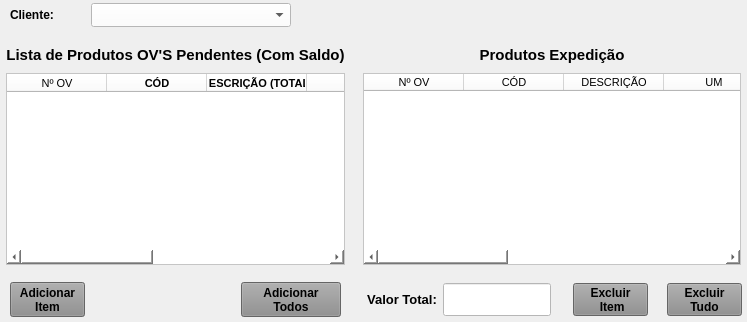
     <widget class="QWidget" name="widget_28" native="true">
      <property name="styleSheet">
       <string notr="true"/>
      </property>
      <layout class="QHBoxLayout" name="horizontalLayout_19">
       <property name="leftMargin">
        <number>0</number>
       </property>
       <property name="topMargin">
        <number>0</number>
       </property>
       <property name="rightMargin">
        <number>0</number>
       </property>
       <property name="bottomMargin">
        <number>0</number>
       </property>
       <item>
        <widget class="QWidget" name="widget_29" native="true">
         <property name="styleSheet">
          <string notr="true"/>
         </property>
         <layout class="QVBoxLayout" name="verticalLayout_9">
          <property name="leftMargin">
           <number>0</number>
          </property>
          <property name="topMargin">
           <number>0</number>
          </property>
          <property name="rightMargin">
           <number>0</number>
          </property>
          <property name="bottomMargin">
           <number>0</number>
          </property>
          <item>
           <widget class="QWidget" name="widget_Cor1" native="true">
            <property name="minimumSize">
             <size>
              <width>0</width>
              <height>30</height>
             </size>
            </property>
            <property name="maximumSize">
             <size>
              <width>16777215</width>
              <height>30</height>
             </size>
            </property>
            <property name="styleSheet">
             <string notr="true"/>
            </property>
            <layout class="QHBoxLayout" name="horizontalLayout_27">
             <property name="spacing">
              <number>6</number>
             </property>
             <property name="leftMargin">
              <number>10</number>
             </property>
             <property name="topMargin">
              <number>3</number>
             </property>
             <property name="rightMargin">
              <number>10</number>
             </property>
             <property name="bottomMargin">
              <number>3</number>
             </property>
             <item>
              <widget class="QLabel" name="label_58">
               <property name="minimumSize">
                <size>
                 <width>75</width>
                 <height>0</height>
                </size>
               </property>
               <property name="maximumSize">
                <size>
                 <width>75</width>
                 <height>16777215</height>
                </size>
               </property>
               <property name="font">
                <font>
                 <pointsize>9</pointsize>
                 <weight>75</weight>
                 <bold>true</bold>
                </font>
               </property>
               <property name="text">
                <string>Cliente:</string>
               </property>
               <property name="alignment">
                <set>Qt::AlignLeading|Qt::AlignLeft|Qt::AlignVCenter</set>
               </property>
              </widget>
             </item>
             <item>
              <widget class="QComboBox" name="combo_Cliente">
               <property name="sizePolicy">
                <sizepolicy hsizetype="Preferred" vsizetype="Preferred">
                 <horstretch>0</horstretch>
                 <verstretch>0</verstretch>
                </sizepolicy>
               </property>
               <property name="minimumSize">
                <size>
                 <width>200</width>
                 <height>0</height>
                </size>
               </property>
               <property name="maximumSize">
                <size>
                 <width>200</width>
                 <height>16777215</height>
                </size>
               </property>
               <property name="font">
                <font>
                 <pointsize>9</pointsize>
                </font>
               </property>
               <property name="styleSheet">
                <string notr="true">background-color: rgb(255, 255, 255);</string>
               </property>
              </widget>
             </item>
             <item>
              <widget class="QLabel" name="label_4">
               <property name="text">
                <string/>
               </property>
              </widget>
             </item>
            </layout>
           </widget>
          </item>
          <item>
           <widget class="QWidget" name="widget_Cor2" native="true">
            <property name="styleSheet">
             <string notr="true"/>
            </property>
            <layout class="QVBoxLayout" name="verticalLayout_5">
             <property name="spacing">
              <number>6</number>
             </property>
             <property name="leftMargin">
              <number>6</number>
             </property>
             <property name="topMargin">
              <number>6</number>
             </property>
             <property name="rightMargin">
              <number>6</number>
             </property>
             <property name="bottomMargin">
              <number>6</number>
             </property>
             <item>
              <widget class="QLabel" name="label_Titulo">
               <property name="minimumSize">
                <size>
                 <width>0</width>
                 <height>25</height>
                </size>
               </property>
               <property name="maximumSize">
                <size>
                 <width>16777215</width>
                 <height>25</height>
                </size>
               </property>
               <property name="font">
                <font>
                 <pointsize>11</pointsize>
                 <weight>75</weight>
                 <bold>true</bold>
                </font>
               </property>
               <property name="text">
                <string>Lista de Produtos OV'S Pendentes (Com Saldo)</string>
               </property>
               <property name="alignment">
                <set>Qt::AlignCenter</set>
               </property>
              </widget>
             </item>
             <item>
              <widget class="QTableWidget" name="table_OV">
               <property name="sizePolicy">
                <sizepolicy hsizetype="Preferred" vsizetype="Preferred">
                 <horstretch>0</horstretch>
                 <verstretch>0</verstretch>
                </sizepolicy>
               </property>
               <property name="font">
                <font>
                 <pointsize>8</pointsize>
                </font>
               </property>
               <property name="styleSheet">
                <string notr="true">background-color: rgb(255, 255, 255);</string>
               </property>
               <column>
                <property name="text">
                 <string>Nº OV</string>
                </property>
               </column>
               <column>
                <property name="text">
                 <string>CÓD</string>
                </property>
                <property name="font">
                 <font>
                  <weight>75</weight>
                  <bold>true</bold>
                 </font>
                </property>
                <property name="textAlignment">
                 <set>AlignCenter</set>
                </property>
               </column>
               <column>
                <property name="text">
                 <string>DESCRIÇÃO (TOTAL)</string>
                </property>
                <property name="font">
                 <font>
                  <weight>75</weight>
                  <bold>true</bold>
                 </font>
                </property>
                <property name="textAlignment">
                 <set>AlignCenter</set>
                </property>
               </column>
               <column>
                <property name="text">
                 <string>UM</string>
                </property>
                <property name="font">
                 <font>
                  <weight>75</weight>
                  <bold>true</bold>
                 </font>
                </property>
                <property name="textAlignment">
                 <set>AlignCenter</set>
                </property>
               </column>
               <column>
                <property name="text">
                 <string>FALTA</string>
                </property>
               </column>
               <column>
                <property name="text">
                 <string>LOCAL</string>
                </property>
                <property name="font">
                 <font>
                  <weight>75</weight>
                  <bold>true</bold>
                 </font>
                </property>
                <property name="textAlignment">
                 <set>AlignCenter</set>
                </property>
               </column>
               <column>
                <property name="text">
                 <string>SALDO</string>
                </property>
                <property name="font">
                 <font>
                  <family>MS Shell Dlg 2</family>
                  <pointsize>8</pointsize>
                  <weight>75</weight>
                  <bold>true</bold>
                 </font>
                </property>
                <property name="textAlignment">
                 <set>AlignCenter</set>
                </property>
               </column>
              </widget>
             </item>
            </layout>
           </widget>
          </item>
          <item>
           <widget class="QWidget" name="widget_Cor3" native="true">
            <property name="maximumSize">
             <size>
              <width>16777215</width>
              <height>45</height>
             </size>
            </property>
            <property name="styleSheet">
             <string notr="true"/>
            </property>
            <layout class="QHBoxLayout" name="horizontalLayout_14">
             <property name="spacing">
              <number>5</number>
             </property>
             <property name="leftMargin">
              <number>10</number>
             </property>
             <property name="topMargin">
              <number>5</number>
             </property>
             <property name="rightMargin">
              <number>10</number>
             </property>
             <property name="bottomMargin">
              <number>5</number>
             </property>
             <item>
              <widget class="QPushButton" name="btn_Adicionar_Item">
               <property name="sizePolicy">
                <sizepolicy hsizetype="Fixed" vsizetype="Preferred">
                 <horstretch>0</horstretch>
                 <verstretch>0</verstretch>
                </sizepolicy>
               </property>
               <property name="maximumSize">
                <size>
                 <width>75</width>
                 <height>16777215</height>
                </size>
               </property>
               <property name="font">
                <font>
                 <pointsize>9</pointsize>
                 <weight>75</weight>
                 <bold>true</bold>
                </font>
               </property>
               <property name="cursor">
                <cursorShape>PointingHandCursor</cursorShape>
               </property>
               <property name="layoutDirection">
                <enum>Qt::LeftToRight</enum>
               </property>
               <property name="autoFillBackground">
                <bool>false</bool>
               </property>
               <property name="styleSheet">
                <string notr="true">background-color: rgb(141, 141, 141);</string>
               </property>
               <property name="text">
                <string>Adicionar
Item</string>
               </property>
               <property name="checkable">
                <bool>false</bool>
               </property>
               <property name="autoDefault">
                <bool>false</bool>
               </property>
               <property name="default">
                <bool>false</bool>
               </property>
               <property name="flat">
                <bool>false</bool>
               </property>
              </widget>
             </item>
             <item>
              <widget class="QLabel" name="label_2">
               <property name="text">
                <string/>
               </property>
              </widget>
             </item>
             <item>
              <widget class="QPushButton" name="btn_Adicionar_Todos">
               <property name="sizePolicy">
                <sizepolicy hsizetype="Preferred" vsizetype="Preferred">
                 <horstretch>0</horstretch>
                 <verstretch>0</verstretch>
                </sizepolicy>
               </property>
               <property name="minimumSize">
                <size>
                 <width>0</width>
                 <height>0</height>
                </size>
               </property>
               <property name="maximumSize">
                <size>
                 <width>100</width>
                 <height>16777215</height>
                </size>
               </property>
               <property name="font">
                <font>
                 <pointsize>9</pointsize>
                 <weight>75</weight>
                 <bold>true</bold>
                </font>
               </property>
               <property name="cursor">
                <cursorShape>PointingHandCursor</cursorShape>
               </property>
               <property name="layoutDirection">
                <enum>Qt::LeftToRight</enum>
               </property>
               <property name="autoFillBackground">
                <bool>false</bool>
               </property>
               <property name="styleSheet">
                <string notr="true">background-color: rgb(141, 141, 141);</string>
               </property>
               <property name="text">
                <string>Adicionar
Todos</string>
               </property>
               <property name="checkable">
                <bool>false</bool>
               </property>
               <property name="autoDefault">
                <bool>false</bool>
               </property>
               <property name="default">
                <bool>false</bool>
               </property>
               <property name="flat">
                <bool>false</bool>
               </property>
              </widget>
             </item>
            </layout>
           </widget>
          </item>
         </layout>
        </widget>
       </item>
       <item>
        <widget class="QWidget" name="widget_30" native="true">
         <property name="styleSheet">
          <string notr="true"/>
         </property>
         <layout class="QVBoxLayout" name="verticalLayout_8">
          <property name="leftMargin">
           <number>0</number>
          </property>
          <property name="topMargin">
           <number>0</number>
          </property>
          <property name="rightMargin">
           <number>0</number>
          </property>
          <property name="bottomMargin">
           <number>0</number>
          </property>
          <item>
           <widget class="QWidget" name="widget_32" native="true">
            <property name="minimumSize">
             <size>
              <width>0</width>
              <height>30</height>
             </size>
            </property>
            <property name="maximumSize">
             <size>
              <width>16777215</width>
              <height>30</height>
             </size>
            </property>
           </widget>
          </item>
          <item>
           <widget class="QWidget" name="widget_Cor4" native="true">
            <property name="minimumSize">
             <size>
              <width>0</width>
              <height>0</height>
             </size>
            </property>
            <property name="styleSheet">
             <string notr="true"/>
            </property>
            <layout class="QVBoxLayout" name="verticalLayout_12" stretch="0,0">
             <property name="spacing">
              <number>6</number>
             </property>
             <property name="leftMargin">
              <number>6</number>
             </property>
             <property name="topMargin">
              <number>6</number>
             </property>
             <property name="rightMargin">
              <number>6</number>
             </property>
             <property name="bottomMargin">
              <number>6</number>
             </property>
             <item>
              <widget class="QLabel" name="label_34">
               <property name="minimumSize">
                <size>
                 <width>0</width>
                 <height>25</height>
                </size>
               </property>
               <property name="maximumSize">
                <size>
                 <width>16777215</width>
                 <height>25</height>
                </size>
               </property>
               <property name="font">
                <font>
                 <pointsize>11</pointsize>
                 <weight>75</weight>
                 <bold>true</bold>
                </font>
               </property>
               <property name="text">
                <string>Produtos Expedição</string>
               </property>
               <property name="alignment">
                <set>Qt::AlignCenter</set>
               </property>
              </widget>
             </item>
             <item>
              <widget class="QTableWidget" name="table_Exp">
               <property name="sizePolicy">
                <sizepolicy hsizetype="Preferred" vsizetype="Preferred">
                 <horstretch>0</horstretch>
                 <verstretch>0</verstretch>
                </sizepolicy>
               </property>
               <property name="font">
                <font>
                 <pointsize>8</pointsize>
                </font>
               </property>
               <property name="styleSheet">
                <string notr="true">background-color: rgb(255, 255, 255);</string>
               </property>
               <column>
                <property name="text">
                 <string>Nº OV</string>
                </property>
               </column>
               <column>
                <property name="text">
                 <string>CÓD</string>
                </property>
               </column>
               <column>
                <property name="text">
                 <string>DESCRIÇÃO</string>
                </property>
               </column>
               <column>
                <property name="text">
                 <string>UM</string>
                </property>
               </column>
               <column>
                <property name="text">
                 <string>QTDE</string>
                </property>
               </column>
               <column>
                <property name="text">
                 <string>R$/UNID</string>
                </property>
               </column>
               <column>
                <property name="text">
                 <string>IPI</string>
                </property>
               </column>
               <column>
                <property name="text">
                 <string>R$</string>
                </property>
               </column>
              </widget>
             </item>
            </layout>
           </widget>
          </item>
          <item>
           <widget class="QWidget" name="widget_Cor5" native="true">
            <property name="minimumSize">
             <size>
              <width>0</width>
              <height>45</height>
             </size>
            </property>
            <property name="maximumSize">
             <size>
              <width>16777215</width>
              <height>45</height>
             </size>
            </property>
            <property name="styleSheet">
             <string notr="true"/>
            </property>
            <layout class="QHBoxLayout" name="horizontalLayout_15">
             <property name="leftMargin">
              <number>0</number>
             </property>
             <property name="topMargin">
              <number>0</number>
             </property>
             <property name="rightMargin">
              <number>0</number>
             </property>
             <property name="bottomMargin">
              <number>0</number>
             </property>
             <item>
              <widget class="QWidget" name="widget_22" native="true">
               <layout class="QVBoxLayout" name="verticalLayout_13">
                <property name="spacing">
                 <number>4</number>
                </property>
                <property name="leftMargin">
                 <number>0</number>
                </property>
                <property name="topMargin">
                 <number>0</number>
                </property>
                <property name="rightMargin">
                 <number>0</number>
                </property>
                <property name="bottomMargin">
                 <number>0</number>
                </property>
                <item>
                 <widget class="QWidget" name="widget_23" native="true">
                  <layout class="QHBoxLayout" name="horizontalLayout_16">
                   <property name="leftMargin">
                    <number>10</number>
                   </property>
                   <property name="topMargin">
                    <number>6</number>
                   </property>
                   <property name="rightMargin">
                    <number>10</number>
                   </property>
                   <property name="bottomMargin">
                    <number>6</number>
                   </property>
                   <item>
                    <widget class="QLabel" name="label_39">
                     <property name="minimumSize">
                      <size>
                       <width>0</width>
                       <height>0</height>
                      </size>
                     </property>
                     <property name="maximumSize">
                      <size>
                       <width>16777215</width>
                       <height>16777215</height>
                      </size>
                     </property>
                     <property name="font">
                      <font>
                       <pointsize>10</pointsize>
                       <weight>75</weight>
                       <bold>true</bold>
                      </font>
                     </property>
                     <property name="text">
                      <string>Valor Total:</string>
                     </property>
                     <property name="alignment">
                      <set>Qt::AlignCenter</set>
                     </property>
                    </widget>
                   </item>
                   <item>
                    <widget class="QLineEdit" name="line_Total_Geral">
                     <property name="sizePolicy">
                      <sizepolicy hsizetype="Preferred" vsizetype="Preferred">
                       <horstretch>0</horstretch>
                       <verstretch>0</verstretch>
                      </sizepolicy>
                     </property>
                     <property name="minimumSize">
                      <size>
                       <width>0</width>
                       <height>0</height>
                      </size>
                     </property>
                     <property name="maximumSize">
                      <size>
                       <width>16777215</width>
                       <height>16777215</height>
                      </size>
                     </property>
                     <property name="font">
                      <font>
                       <pointsize>9</pointsize>
                      </font>
                     </property>
                     <property name="styleSheet">
                      <string notr="true">background-color: rgb(255, 255, 255);</string>
                     </property>
                     <property name="alignment">
                      <set>Qt::AlignCenter</set>
                     </property>
                    </widget>
                   </item>
                  </layout>
                 </widget>
                </item>
               </layout>
              </widget>
             </item>
             <item>
              <widget class="QWidget" name="widget_25" native="true">
               <property name="minimumSize">
                <size>
                 <width>180</width>
                 <height>0</height>
                </size>
               </property>
               <property name="maximumSize">
                <size>
                 <width>180</width>
                 <height>16777215</height>
                </size>
               </property>
               <layout class="QHBoxLayout" name="horizontalLayout_17">
                <property name="leftMargin">
                 <number>6</number>
                </property>
                <property name="topMargin">
                 <number>6</number>
                </property>
                <property name="rightMargin">
                 <number>6</number>
                </property>
                <property name="bottomMargin">
                 <number>6</number>
                </property>
                <item>
                 <widget class="QPushButton" name="btn_ExcluirItem">
                  <property name="sizePolicy">
                   <sizepolicy hsizetype="Fixed" vsizetype="Preferred">
                    <horstretch>0</horstretch>
                    <verstretch>0</verstretch>
                   </sizepolicy>
                  </property>
                  <property name="maximumSize">
                   <size>
                    <width>75</width>
                    <height>16777215</height>
                   </size>
                  </property>
                  <property name="font">
                   <font>
                    <pointsize>9</pointsize>
                    <weight>75</weight>
                    <bold>true</bold>
                   </font>
                  </property>
                  <property name="cursor">
                   <cursorShape>PointingHandCursor</cursorShape>
                  </property>
                  <property name="layoutDirection">
                   <enum>Qt::LeftToRight</enum>
                  </property>
                  <property name="autoFillBackground">
                   <bool>false</bool>
                  </property>
                  <property name="styleSheet">
                   <string notr="true">background-color: rgb(141, 141, 141);</string>
                  </property>
                  <property name="text">
                   <string>Excluir 
 Item</string>
                  </property>
                  <property name="checkable">
                   <bool>false</bool>
                  </property>
                  <property name="autoDefault">
                   <bool>false</bool>
                  </property>
                  <property name="default">
                   <bool>false</bool>
                  </property>
                  <property name="flat">
                   <bool>false</bool>
                  </property>
                 </widget>
                </item>
                <item>
                 <widget class="QLabel" name="label_40">
                  <property name="text">
                   <string/>
                  </property>
                 </widget>
                </item>
                <item>
                 <widget class="QPushButton" name="btn_ExcluirTudo">
                  <property name="sizePolicy">
                   <sizepolicy hsizetype="Fixed" vsizetype="Preferred">
                    <horstretch>0</horstretch>
                    <verstretch>0</verstretch>
                   </sizepolicy>
                  </property>
                  <property name="maximumSize">
                   <size>
                    <width>80</width>
                    <height>16777215</height>
                   </size>
                  </property>
                  <property name="font">
                   <font>
                    <pointsize>9</pointsize>
                    <weight>75</weight>
                    <bold>true</bold>
                   </font>
                  </property>
                  <property name="cursor">
                   <cursorShape>PointingHandCursor</cursorShape>
                  </property>
                  <property name="layoutDirection">
                   <enum>Qt::LeftToRight</enum>
                  </property>
                  <property name="autoFillBackground">
                   <bool>false</bool>
                  </property>
                  <property name="styleSheet">
                   <string notr="true">background-color: rgb(141, 141, 141);</string>
                  </property>
                  <property name="text">
                   <string>Excluir
Tudo</string>
                  </property>
                  <property name="checkable">
                   <bool>false</bool>
                  </property>
                  <property name="autoDefault">
                   <bool>false</bool>
                  </property>
                  <property name="default">
                   <bool>false</bool>
                  </property>
                  <property name="flat">
                   <bool>false</bool>
                  </property>
                 </widget>
                </item>
               </layout>
              </widget>
             </item>
            </layout>
           </widget>
          </item>
         </layout>
        </widget>
       </item>
      </layout>
     </widget>
